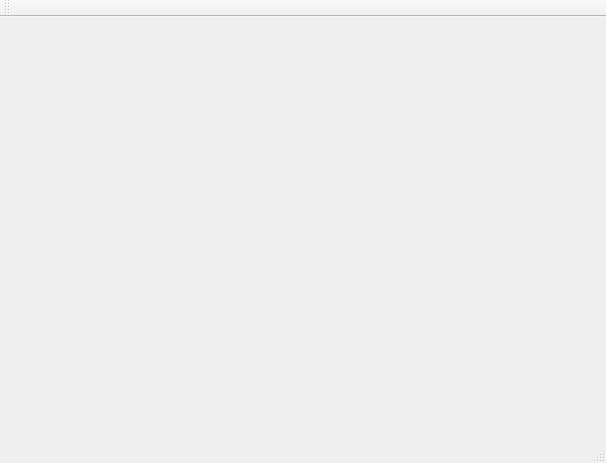
<?xml version="1.0" encoding="UTF-8"?>
<ui version="4.0">
 <class>MainWindow</class>
 <widget class="QMainWindow" name="MainWindow">
  <property name="geometry">
   <rect>
    <x>0</x>
    <y>0</y>
    <width>606</width>
    <height>463</height>
   </rect>
  </property>
  <property name="windowTitle">
   <string>Free Form Deformation</string>
  </property>
  <widget class="QWidget" name="centralWidget">
   <widget class="QWidget" name="">
    <property name="geometry">
     <rect>
      <x>10</x>
      <y>0</y>
      <width>581</width>
      <height>391</height>
     </rect>
    </property>
    <layout class="QHBoxLayout" name="horizontalLayout">
     <item>
      <widget class="GLWidget" name="glWidget" native="true"/>
     </item>
     <item>
      <widget class="QWidget" name="optionsWidget" native="true"/>
     </item>
    </layout>
   </widget>
  </widget>
  <widget class="QMenuBar" name="menuBar">
   <property name="geometry">
    <rect>
     <x>0</x>
     <y>0</y>
     <width>606</width>
     <height>27</height>
    </rect>
   </property>
   <property name="contextMenuPolicy">
    <enum>Qt::DefaultContextMenu</enum>
   </property>
  </widget>
  <widget class="QToolBar" name="mainToolBar">
   <attribute name="toolBarArea">
    <enum>TopToolBarArea</enum>
   </attribute>
   <attribute name="toolBarBreak">
    <bool>false</bool>
   </attribute>
  </widget>
  <widget class="QStatusBar" name="statusBar"/>
 </widget>
 <layoutdefault spacing="6" margin="11"/>
 <customwidgets>
  <customwidget>
   <class>GLWidget</class>
   <extends>QWidget</extends>
   <header>glwidget.h</header>
   <container>1</container>
  </customwidget>
 </customwidgets>
 <resources/>
 <connections/>
</ui>
